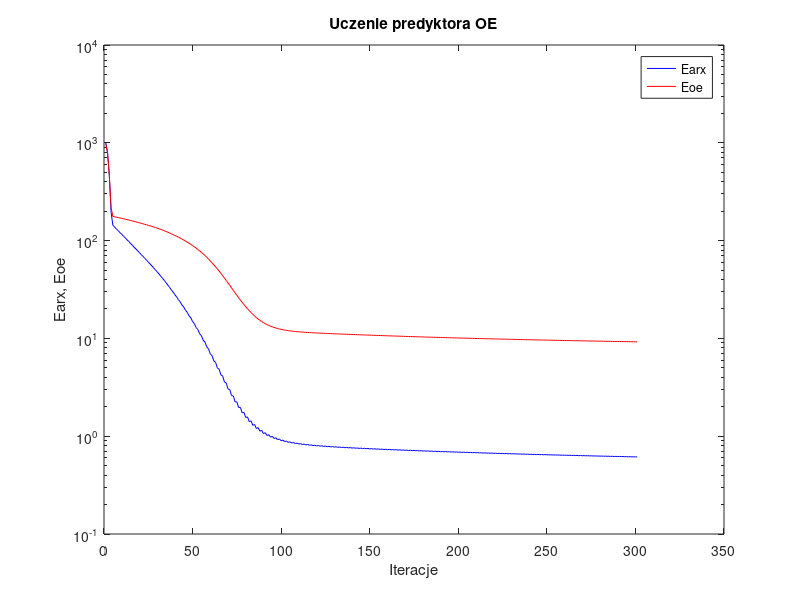
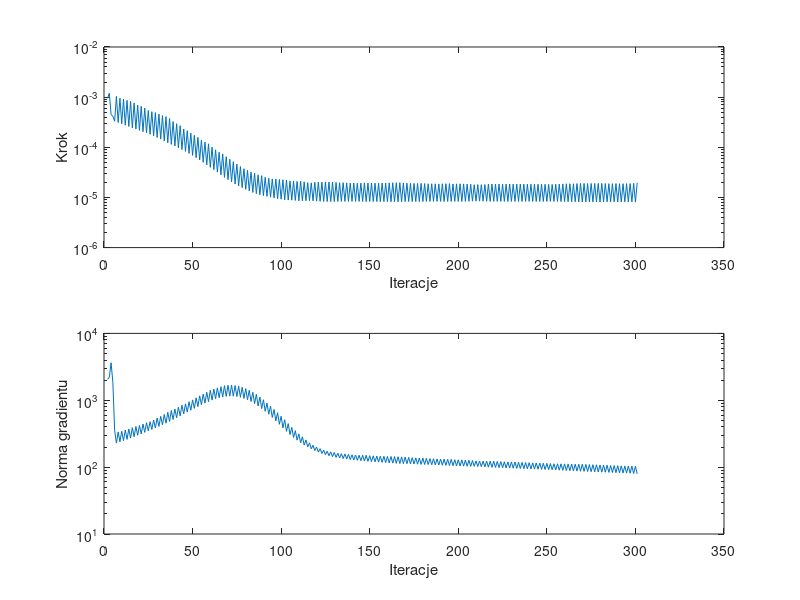

MATLAB code to generate these figures, in order:
%uczenie predyktora oe
clear all;
n=0; farx(n+1)=1.002001e+003; foe(n+1)=9.830285e+002; wspucz(n+1)=0.000000e+000; ng(n+1)=0.000000e+000;
n=1; farx(n+1)=7.964707e+002; foe(n+1)=7.904980e+002; krok(n+1)=9.475662e-004; ng(n+1)=2.060629e+003;
n=2; farx(n+1)=4.637338e+002; foe(n+1)=4.626070e+002; krok(n+1)=1.194415e-003; ng(n+1)=2.207084e+003;
n=3; farx(n+1)=1.944135e+002; foe(n+1)=2.169786e+002; krok(n+1)=4.494798e-004; ng(n+1)=3.642363e+003;
n=4; farx(n+1)=1.437203e+002; foe(n+1)=1.768881e+002; krok(n+1)=4.168272e-004; ng(n+1)=1.847366e+003;
n=5; farx(n+1)=1.378219e+002; foe(n+1)=1.752311e+002; krok(n+1)=3.314503e-004; ng(n+1)=3.557386e+002;
n=6; farx(n+1)=1.312279e+002; foe(n+1)=1.736441e+002; krok(n+1)=1.037511e-003; ng(n+1)=2.288599e+002;
n=7; farx(n+1)=1.264707e+002; foe(n+1)=1.720497e+002; krok(n+1)=3.125285e-004; ng(n+1)=3.363006e+002;
n=8; farx(n+1)=1.206120e+002; foe(n+1)=1.704731e+002; krok(n+1)=9.532898e-004; ng(n+1)=2.390382e+002;
n=9; farx(n+1)=1.162604e+002; foe(n+1)=1.688842e+002; krok(n+1)=2.952315e-004; ng(n+1)=3.439510e+002;
n=10; farx(n+1)=1.108082e+002; foe(n+1)=1.672721e+002; krok(n+1)=9.152390e-004; ng(n+1)=2.492998e+002;
n=11; farx(n+1)=1.067538e+002; foe(n+1)=1.656341e+002; krok(n+1)=2.767368e-004; ng(n+1)=3.591268e+002;
n=12; farx(n+1)=1.017500e+002; foe(n+1)=1.639874e+002; krok(n+1)=8.616391e-004; ng(n+1)=2.602750e+002;
n=13; farx(n+1)=9.799705e+001; foe(n+1)=1.623347e+002; krok(n+1)=2.601359e-004; ng(n+1)=3.715751e+002;
n=14; farx(n+1)=9.332005e+001; foe(n+1)=1.606411e+002; krok(n+1)=8.258271e-004; ng(n+1)=2.719789e+002;
n=15; farx(n+1)=8.979945e+001; foe(n+1)=1.589370e+002; krok(n+1)=2.437839e-004; ng(n+1)=3.907917e+002;
n=16; farx(n+1)=8.555139e+001; foe(n+1)=1.572173e+002; krok(n+1)=7.663457e-004; ng(n+1)=2.851616e+002;
n=17; farx(n+1)=8.226358e+001; foe(n+1)=1.555073e+002; krok(n+1)=2.308086e-004; ng(n+1)=4.056036e+002;
n=18; farx(n+1)=7.850478e+001; foe(n+1)=1.537965e+002; krok(n+1)=6.946998e-004; ng(n+1)=3.001472e+002;
n=19; farx(n+1)=7.544340e+001; foe(n+1)=1.520953e+002; krok(n+1)=2.178264e-004; ng(n+1)=4.190595e+002;
n=20; farx(n+1)=7.196253e+001; foe(n+1)=1.503464e+002; krok(n+1)=6.553529e-004; ng(n+1)=3.145009e+002;
n=21; farx(n+1)=6.906561e+001; foe(n+1)=1.486027e+002; krok(n+1)=2.045211e-004; ng(n+1)=4.410633e+002;
n=22; farx(n+1)=6.590039e+001; foe(n+1)=1.468347e+002; krok(n+1)=6.066958e-004; ng(n+1)=3.307644e+002;
n=23; farx(n+1)=6.315178e+001; foe(n+1)=1.450635e+002; krok(n+1)=1.935115e-004; ng(n+1)=4.623376e+002;
n=24; farx(n+1)=6.039005e+001; foe(n+1)=1.433174e+002; krok(n+1)=5.404980e-004; ng(n+1)=3.495339e+002;
n=25; farx(n+1)=5.781932e+001; foe(n+1)=1.415594e+002; krok(n+1)=1.821668e-004; ng(n+1)=4.786065e+002;
n=26; farx(n+1)=5.522256e+001; foe(n+1)=1.397491e+002; krok(n+1)=5.126539e-004; ng(n+1)=3.662397e+002;
n=27; farx(n+1)=5.278274e+001; foe(n+1)=1.379375e+002; krok(n+1)=1.691914e-004; ng(n+1)=5.062405e+002;
n=28; farx(n+1)=5.030109e+001; foe(n+1)=1.360407e+002; krok(n+1)=4.927090e-004; ng(n+1)=3.846159e+002;
n=29; farx(n+1)=4.796336e+001; foe(n+1)=1.341449e+002; krok(n+1)=1.569397e-004; ng(n+1)=5.410816e+002;
n=30; farx(n+1)=4.567167e+001; foe(n+1)=1.321943e+002; krok(n+1)=4.596386e-004; ng(n+1)=4.062100e+002;
n=31; farx(n+1)=4.344357e+001; foe(n+1)=1.302328e+002; krok(n+1)=1.455783e-004; ng(n+1)=5.755165e+002;
n=32; farx(n+1)=4.132532e+001; foe(n+1)=1.282149e+002; krok(n+1)=4.283128e-004; ng(n+1)=4.294353e+002;
n=33; farx(n+1)=3.920836e+001; foe(n+1)=1.261837e+002; krok(n+1)=1.340733e-004; ng(n+1)=6.128956e+002;
n=34; farx(n+1)=3.719114e+001; foe(n+1)=1.240487e+002; krok(n+1)=4.090422e-004; ng(n+1)=4.534289e+002;
n=35; farx(n+1)=3.515695e+001; foe(n+1)=1.219024e+002; krok(n+1)=1.230766e-004; ng(n+1)=6.602555e+002;
n=36; farx(n+1)=3.332127e+001; foe(n+1)=1.196888e+002; krok(n+1)=3.749852e-004; ng(n+1)=4.816799e+002;
n=37; farx(n+1)=3.137793e+001; foe(n+1)=1.174753e+002; krok(n+1)=1.144049e-004; ng(n+1)=7.037634e+002;
n=38; farx(n+1)=2.981899e+001; foe(n+1)=1.152665e+002; krok(n+1)=3.259080e-004; ng(n+1)=5.154018e+002;
n=39; farx(n+1)=2.799536e+001; foe(n+1)=1.130453e+002; krok(n+1)=1.062537e-004; ng(n+1)=7.396988e+002;
n=40; farx(n+1)=2.660360e+001; foe(n+1)=1.107681e+002; krok(n+1)=2.955907e-004; ng(n+1)=5.488742e+002;
n=41; farx(n+1)=2.487522e+001; foe(n+1)=1.084803e+002; krok(n+1)=9.773247e-005; ng(n+1)=7.877889e+002;
n=42; farx(n+1)=2.363054e+001; foe(n+1)=1.061261e+002; krok(n+1)=2.695564e-004; ng(n+1)=5.847115e+002;
n=43; farx(n+1)=2.198109e+001; foe(n+1)=1.037498e+002; krok(n+1)=9.012338e-005; ng(n+1)=8.434333e+002;
n=44; farx(n+1)=2.094498e+001; foe(n+1)=1.013878e+002; krok(n+1)=2.318206e-004; ng(n+1)=6.262553e+002;
n=45; farx(n+1)=1.941835e+001; foe(n+1)=9.902196e+001; krok(n+1)=8.312662e-005; ng(n+1)=8.834720e+002;
n=46; farx(n+1)=1.848456e+001; foe(n+1)=9.655875e+001; krok(n+1)=2.141564e-004; ng(n+1)=6.653561e+002;
n=47; farx(n+1)=1.703867e+001; foe(n+1)=9.408547e+001; krok(n+1)=7.546424e-005; ng(n+1)=9.506978e+002;
n=48; farx(n+1)=1.622861e+001; foe(n+1)=9.154943e+001; krok(n+1)=1.915864e-004; ng(n+1)=7.095207e+002;
n=49; farx(n+1)=1.488198e+001; foe(n+1)=8.903181e+001; krok(n+1)=6.888194e-005; ng(n+1)=1.011848e+003;
n=50; farx(n+1)=1.418543e+001; foe(n+1)=8.643820e+001; krok(n+1)=1.733806e-004; ng(n+1)=7.571196e+002;
n=51; farx(n+1)=1.292884e+001; foe(n+1)=8.383228e+001; krok(n+1)=6.196706e-005; ng(n+1)=1.087256e+003;
n=52; farx(n+1)=1.232060e+001; foe(n+1)=8.114892e+001; krok(n+1)=1.581535e-004; ng(n+1)=8.048911e+002;
n=53; farx(n+1)=1.115345e+001; foe(n+1)=7.846992e+001; krok(n+1)=5.581911e-005; ng(n+1)=1.165981e+003;
n=54; farx(n+1)=1.064994e+001; foe(n+1)=7.575494e+001; krok(n+1)=1.400618e-004; ng(n+1)=8.567740e+002;
n=55; farx(n+1)=9.586256e+000; foe(n+1)=7.306315e+001; krok(n+1)=5.019773e-005; ng(n+1)=1.236614e+003;
n=56; farx(n+1)=9.161416e+000; foe(n+1)=7.029661e+001; krok(n+1)=1.267358e-004; ng(n+1)=9.068285e+002;
n=57; farx(n+1)=8.194990e+000; foe(n+1)=6.757564e+001; krok(n+1)=4.461789e-005; ng(n+1)=1.317084e+003;
n=58; farx(n+1)=7.830158e+000; foe(n+1)=6.474215e+001; krok(n+1)=1.172344e-004; ng(n+1)=9.544159e+002;
n=59; farx(n+1)=6.943215e+000; foe(n+1)=6.197065e+001; krok(n+1)=3.980988e-005; ng(n+1)=1.412256e+003;
n=60; farx(n+1)=6.673859e+000; foe(n+1)=5.923524e+001; krok(n+1)=1.004460e-004; ng(n+1)=1.008452e+003;
n=61; farx(n+1)=5.890580e+000; foe(n+1)=5.656933e+001; krok(n+1)=3.583315e-005; ng(n+1)=1.469697e+003;
n=62; farx(n+1)=5.686457e+000; foe(n+1)=5.390744e+001; krok(n+1)=8.904993e-005; ng(n+1)=1.054381e+003;
n=63; farx(n+1)=4.992694e+000; foe(n+1)=5.132431e+001; krok(n+1)=3.200520e-005; ng(n+1)=1.534468e+003;
n=64; farx(n+1)=4.841077e+000; foe(n+1)=4.875725e+001; krok(n+1)=7.961977e-005; ng(n+1)=1.093456e+003;
n=65; farx(n+1)=4.233814e+000; foe(n+1)=4.627955e+001; krok(n+1)=2.832743e-005; ng(n+1)=1.594276e+003;
n=66; farx(n+1)=4.114088e+000; foe(n+1)=4.377607e+001; krok(n+1)=7.374374e-005; ng(n+1)=1.119624e+003;
n=67; farx(n+1)=3.578655e+000; foe(n+1)=4.140030e+001; krok(n+1)=2.518354e-005; ng(n+1)=1.656496e+003;
n=68; farx(n+1)=3.501344e+000; foe(n+1)=3.908989e+001; krok(n+1)=6.490171e-005; ng(n+1)=1.142929e+003;
n=69; farx(n+1)=3.041992e+000; foe(n+1)=3.691564e+001; krok(n+1)=2.262551e-005; ng(n+1)=1.677411e+003;
n=70; farx(n+1)=2.995892e+000; foe(n+1)=3.480991e+001; krok(n+1)=5.780689e-005; ng(n+1)=1.153090e+003;
n=71; farx(n+1)=2.603735e+000; foe(n+1)=3.284696e+001; krok(n+1)=2.036880e-005; ng(n+1)=1.682566e+003;
n=72; farx(n+1)=2.580092e+000; foe(n+1)=3.095643e+001; krok(n+1)=5.162212e-005; ng(n+1)=1.149608e+003;
n=73; farx(n+1)=2.247542e+000; foe(n+1)=2.922749e+001; krok(n+1)=1.856031e-005; ng(n+1)=1.661454e+003;
n=74; farx(n+1)=2.244497e+000; foe(n+1)=2.758658e+001; krok(n+1)=4.614756e-005; ng(n+1)=1.135808e+003;
n=75; farx(n+1)=1.962340e+000; foe(n+1)=2.607480e+001; krok(n+1)=1.693219e-005; ng(n+1)=1.628543e+003;
n=76; farx(n+1)=1.971341e+000; foe(n+1)=2.466268e+001; krok(n+1)=4.135969e-005; ng(n+1)=1.107209e+003;
n=77; farx(n+1)=1.734572e+000; foe(n+1)=2.338067e+001; krok(n+1)=1.565988e-005; ng(n+1)=1.564908e+003;
n=78; farx(n+1)=1.752670e+000; foe(n+1)=2.219137e+001; krok(n+1)=3.736809e-005; ng(n+1)=1.068186e+003;
n=79; farx(n+1)=1.554163e+000; foe(n+1)=2.111243e+001; krok(n+1)=1.448879e-005; ng(n+1)=1.491613e+003;
n=80; farx(n+1)=1.576145e+000; foe(n+1)=2.010973e+001; krok(n+1)=3.474555e-005; ng(n+1)=1.016165e+003;
n=81; farx(n+1)=1.408542e+000; foe(n+1)=1.920603e+001; krok(n+1)=1.348707e-005; ng(n+1)=1.413110e+003;
n=82; farx(n+1)=1.433170e+000; foe(n+1)=1.838087e+001; krok(n+1)=3.208344e-005; ng(n+1)=9.576474e+002;
n=83; farx(n+1)=1.293287e+000; foe(n+1)=1.763982e+001; krok(n+1)=1.259797e-005; ng(n+1)=1.318527e+003;
n=84; farx(n+1)=1.317496e+000; foe(n+1)=1.695634e+001; krok(n+1)=3.061523e-005; ng(n+1)=8.900257e+002;
n=85; farx(n+1)=1.199241e+000; foe(n+1)=1.634953e+001; krok(n+1)=1.187732e-005; ng(n+1)=1.225021e+003;
n=86; farx(n+1)=1.223377e+000; foe(n+1)=1.580360e+001; krok(n+1)=2.832743e-005; ng(n+1)=8.221664e+002;
n=87; farx(n+1)=1.125127e+000; foe(n+1)=1.532271e+001; krok(n+1)=1.132635e-005; ng(n+1)=1.113599e+003;
n=88; farx(n+1)=1.148386e+000; foe(n+1)=1.488550e+001; krok(n+1)=2.714975e-005; ng(n+1)=7.519842e+002;
n=89; farx(n+1)=1.064821e+000; foe(n+1)=1.449818e+001; krok(n+1)=1.083629e-005; ng(n+1)=1.017343e+003;
n=90; farx(n+1)=1.086925e+000; foe(n+1)=1.415690e+001; krok(n+1)=2.519594e-005; ng(n+1)=6.844260e+002;
n=91; farx(n+1)=1.017190e+000; foe(n+1)=1.385539e+001; krok(n+1)=1.051121e-005; ng(n+1)=9.081566e+002;
n=92; farx(n+1)=1.038006e+000; foe(n+1)=1.358728e+001; krok(n+1)=2.418894e-005; ng(n+1)=6.187195e+002;
n=93; farx(n+1)=9.787968e-001; foe(n+1)=1.334703e+001; krok(n+1)=1.010255e-005; ng(n+1)=8.178554e+002;
n=94; farx(n+1)=9.973751e-001; foe(n+1)=1.313395e+001; krok(n+1)=2.342760e-005; ng(n+1)=5.542120e+002;
n=95; farx(n+1)=9.474112e-001; foe(n+1)=1.294512e+001; krok(n+1)=9.772716e-006; ng(n+1)=7.277368e+002;
n=96; farx(n+1)=9.640601e-001; foe(n+1)=1.277511e+001; krok(n+1)=2.322634e-005; ng(n+1)=4.932681e+002;
n=97; farx(n+1)=9.211248e-001; foe(n+1)=1.262419e+001; krok(n+1)=9.456672e-006; ng(n+1)=6.507190e+002;
n=98; farx(n+1)=9.360547e-001; foe(n+1)=1.248963e+001; krok(n+1)=2.277170e-005; ng(n+1)=4.372334e+002;
n=99; farx(n+1)=8.992398e-001; foe(n+1)=1.237009e+001; krok(n+1)=9.225986e-006; ng(n+1)=5.758916e+002;
n=100; farx(n+1)=9.127924e-001; foe(n+1)=1.226333e+001; krok(n+1)=2.253084e-005; ng(n+1)=3.870428e+002;
n=101; farx(n+1)=8.809803e-001; foe(n+1)=1.216723e+001; krok(n+1)=8.960031e-006; ng(n+1)=5.109909e+002;
n=102; farx(n+1)=8.928057e-001; foe(n+1)=1.208061e+001; krok(n+1)=2.230894e-005; ng(n+1)=3.428647e+002;
n=103; farx(n+1)=8.652058e-001; foe(n+1)=1.200422e+001; krok(n+1)=8.879922e-006; ng(n+1)=4.474237e+002;
n=104; farx(n+1)=8.760742e-001; foe(n+1)=1.193548e+001; krok(n+1)=2.139878e-005; ng(n+1)=3.066433e+002;
n=105; farx(n+1)=8.520485e-001; foe(n+1)=1.187425e+001; krok(n+1)=8.833238e-006; ng(n+1)=3.923816e+002;
n=106; farx(n+1)=8.622114e-001; foe(n+1)=1.181823e+001; krok(n+1)=2.109655e-005; ng(n+1)=2.779475e+002;
n=107; farx(n+1)=8.407700e-001; foe(n+1)=1.176712e+001; krok(n+1)=8.718949e-006; ng(n+1)=3.506697e+002;
n=108; farx(n+1)=8.502389e-001; foe(n+1)=1.172032e+001; krok(n+1)=2.092147e-005; ng(n+1)=2.532010e+002;
n=109; farx(n+1)=8.310132e-001; foe(n+1)=1.167700e+001; krok(n+1)=8.593476e-006; ng(n+1)=3.144930e+002;
n=110; farx(n+1)=8.398034e-001; foe(n+1)=1.163663e+001; krok(n+1)=2.105761e-005; ng(n+1)=2.309886e+002;
n=111; farx(n+1)=8.222209e-001; foe(n+1)=1.159911e+001; krok(n+1)=8.539569e-006; ng(n+1)=2.841638e+002;
n=112; farx(n+1)=8.305477e-001; foe(n+1)=1.156436e+001; krok(n+1)=2.047978e-005; ng(n+1)=2.137791e+002;
n=113; farx(n+1)=8.144394e-001; foe(n+1)=1.153187e+001; krok(n+1)=8.600086e-006; ng(n+1)=2.554259e+002;
n=114; farx(n+1)=8.224991e-001; foe(n+1)=1.150166e+001; krok(n+1)=1.967248e-005; ng(n+1)=2.006763e+002;
n=115; farx(n+1)=8.077149e-001; foe(n+1)=1.147298e+001; krok(n+1)=8.610243e-006; ng(n+1)=2.309409e+002;
n=116; farx(n+1)=8.154720e-001; foe(n+1)=1.144555e+001; krok(n+1)=1.954543e-005; ng(n+1)=1.881545e+002;
n=117; farx(n+1)=8.016729e-001; foe(n+1)=1.141939e+001; krok(n+1)=8.546025e-006; ng(n+1)=2.122179e+002;
n=118; farx(n+1)=8.092641e-001; foe(n+1)=1.139381e+001; krok(n+1)=1.999909e-005; ng(n+1)=1.772054e+002;
n=119; farx(n+1)=7.960372e-001; foe(n+1)=1.136906e+001; krok(n+1)=8.431791e-006; ng(n+1)=1.998388e+002;
n=120; farx(n+1)=8.034728e-001; foe(n+1)=1.134500e+001; krok(n+1)=2.018691e-005; ng(n+1)=1.679975e+002;
n=121; farx(n+1)=7.907846e-001; foe(n+1)=1.132156e+001; krok(n+1)=8.378583e-006; ng(n+1)=1.887782e+002;
n=122; farx(n+1)=7.981145e-001; foe(n+1)=1.129880e+001; krok(n+1)=2.018691e-005; ng(n+1)=1.604524e+002;
n=123; farx(n+1)=7.859421e-001; foe(n+1)=1.127648e+001; krok(n+1)=8.322079e-006; ng(n+1)=1.795367e+002;
n=124; farx(n+1)=7.931470e-001; foe(n+1)=1.125457e+001; krok(n+1)=2.034511e-005; ng(n+1)=1.535696e+002;
n=125; farx(n+1)=7.813685e-001; foe(n+1)=1.123310e+001; krok(n+1)=8.287718e-006; ng(n+1)=1.730985e+002;
n=126; farx(n+1)=7.884946e-001; foe(n+1)=1.121201e+001; krok(n+1)=2.031935e-005; ng(n+1)=1.480719e+002;
n=127; farx(n+1)=7.770667e-001; foe(n+1)=1.119128e+001; krok(n+1)=8.272636e-006; ng(n+1)=1.688816e+002;
n=128; farx(n+1)=7.841391e-001; foe(n+1)=1.117091e+001; krok(n+1)=2.026093e-005; ng(n+1)=1.434972e+002;
n=129; farx(n+1)=7.729963e-001; foe(n+1)=1.115078e+001; krok(n+1)=8.269595e-006; ng(n+1)=1.656946e+002;
n=130; farx(n+1)=7.799695e-001; foe(n+1)=1.113108e+001; krok(n+1)=1.995189e-005; ng(n+1)=1.399076e+002;
n=131; farx(n+1)=7.691461e-001; foe(n+1)=1.111168e+001; krok(n+1)=8.316918e-006; ng(n+1)=1.617199e+002;
n=132; farx(n+1)=7.760692e-001; foe(n+1)=1.109264e+001; krok(n+1)=1.961746e-005; ng(n+1)=1.372214e+002;
n=133; farx(n+1)=7.655498e-001; foe(n+1)=1.107381e+001; krok(n+1)=8.322079e-006; ng(n+1)=1.587978e+002;
n=134; farx(n+1)=7.724220e-001; foe(n+1)=1.105515e+001; krok(n+1)=1.967248e-005; ng(n+1)=1.343072e+002;
n=135; farx(n+1)=7.620707e-001; foe(n+1)=1.103664e+001; krok(n+1)=8.316918e-006; ng(n+1)=1.573004e+002;
n=136; farx(n+1)=7.688984e-001; foe(n+1)=1.101843e+001; krok(n+1)=1.953303e-005; ng(n+1)=1.321507e+002;
n=137; farx(n+1)=7.587484e-001; foe(n+1)=1.100029e+001; krok(n+1)=8.316918e-006; ng(n+1)=1.554839e+002;
n=138; farx(n+1)=7.654696e-001; foe(n+1)=1.098243e+001; krok(n+1)=1.934393e-005; ng(n+1)=1.300719e+002;
n=139; farx(n+1)=7.555640e-001; foe(n+1)=1.096475e+001; krok(n+1)=8.333245e-006; ng(n+1)=1.531698e+002;
n=140; farx(n+1)=7.622244e-001; foe(n+1)=1.094717e+001; krok(n+1)=1.934393e-005; ng(n+1)=1.281322e+002;
n=141; farx(n+1)=7.524652e-001; foe(n+1)=1.092977e+001; krok(n+1)=8.334046e-006; ng(n+1)=1.520224e+002;
n=142; farx(n+1)=7.590558e-001; foe(n+1)=1.091253e+001; krok(n+1)=1.920477e-005; ng(n+1)=1.266293e+002;
n=143; farx(n+1)=7.494862e-001; foe(n+1)=1.089545e+001; krok(n+1)=8.333245e-006; ng(n+1)=1.505547e+002;
n=144; farx(n+1)=7.560263e-001; foe(n+1)=1.087845e+001; krok(n+1)=1.929081e-005; ng(n+1)=1.249760e+002;
n=145; farx(n+1)=7.465926e-001; foe(n+1)=1.086155e+001; krok(n+1)=8.295367e-006; ng(n+1)=1.500160e+002;
n=146; farx(n+1)=7.530894e-001; foe(n+1)=1.084469e+001; krok(n+1)=1.953303e-005; ng(n+1)=1.232341e+002;
n=147; farx(n+1)=7.437209e-001; foe(n+1)=1.082788e+001; krok(n+1)=8.269595e-006; ng(n+1)=1.501102e+002;
n=148; farx(n+1)=7.501169e-001; foe(n+1)=1.081131e+001; krok(n+1)=1.934974e-005; ng(n+1)=1.221341e+002;
n=149; farx(n+1)=7.409389e-001; foe(n+1)=1.079486e+001; krok(n+1)=8.287718e-006; ng(n+1)=1.484343e+002;
n=150; farx(n+1)=7.472697e-001; foe(n+1)=1.077853e+001; krok(n+1)=1.935047e-005; ng(n+1)=1.210035e+002;
n=151; farx(n+1)=7.382094e-001; foe(n+1)=1.076229e+001; krok(n+1)=8.287508e-006; ng(n+1)=1.476842e+002;
n=152; farx(n+1)=7.444643e-001; foe(n+1)=1.074623e+001; krok(n+1)=1.925750e-005; ng(n+1)=1.200817e+002;
n=153; farx(n+1)=7.355535e-001; foe(n+1)=1.073025e+001; krok(n+1)=8.287718e-006; ng(n+1)=1.465907e+002;
n=154; farx(n+1)=7.417318e-001; foe(n+1)=1.071439e+001; krok(n+1)=1.927050e-005; ng(n+1)=1.190200e+002;
n=155; farx(n+1)=7.329521e-001; foe(n+1)=1.069863e+001; krok(n+1)=8.274713e-006; ng(n+1)=1.458081e+002;
n=156; farx(n+1)=7.390638e-001; foe(n+1)=1.068293e+001; krok(n+1)=1.936462e-005; ng(n+1)=1.179195e+002;
n=157; farx(n+1)=7.303971e-001; foe(n+1)=1.066733e+001; krok(n+1)=8.245594e-006; ng(n+1)=1.453679e+002;
n=158; farx(n+1)=7.364114e-001; foe(n+1)=1.065177e+001; krok(n+1)=1.943349e-005; ng(n+1)=1.167379e+002;
n=159; farx(n+1)=7.278636e-001; foe(n+1)=1.063638e+001; krok(n+1)=8.245594e-006; ng(n+1)=1.445385e+002;
n=160; farx(n+1)=7.338458e-001; foe(n+1)=1.062104e+001; krok(n+1)=1.953303e-005; ng(n+1)=1.159263e+002;
n=161; farx(n+1)=7.253815e-001; foe(n+1)=1.060575e+001; krok(n+1)=8.206521e-006; ng(n+1)=1.444890e+002;
n=162; farx(n+1)=7.312787e-001; foe(n+1)=1.059054e+001; krok(n+1)=1.964039e-005; ng(n+1)=1.148280e+002;
n=163; farx(n+1)=7.229277e-001; foe(n+1)=1.057543e+001; krok(n+1)=8.186754e-006; ng(n+1)=1.439001e+002;
n=164; farx(n+1)=7.287302e-001; foe(n+1)=1.056036e+001; krok(n+1)=1.968224e-005; ng(n+1)=1.138234e+002;
n=165; farx(n+1)=7.204977e-001; foe(n+1)=1.054547e+001; krok(n+1)=8.186754e-006; ng(n+1)=1.430284e+002;
n=166; farx(n+1)=7.262291e-001; foe(n+1)=1.053060e+001; krok(n+1)=1.968224e-005; ng(n+1)=1.130595e+002;
n=167; farx(n+1)=7.180827e-001; foe(n+1)=1.051590e+001; krok(n+1)=8.205260e-006; ng(n+1)=1.423031e+002;
n=168; farx(n+1)=7.237377e-001; foe(n+1)=1.050134e+001; krok(n+1)=1.943349e-005; ng(n+1)=1.127365e+002;
n=169; farx(n+1)=7.157209e-001; foe(n+1)=1.048693e+001; krok(n+1)=8.245016e-006; ng(n+1)=1.408693e+002;
n=170; farx(n+1)=7.213195e-001; foe(n+1)=1.047267e+001; krok(n+1)=1.925750e-005; ng(n+1)=1.124265e+002;
n=171; farx(n+1)=7.134082e-001; foe(n+1)=1.045848e+001; krok(n+1)=8.269595e-006; ng(n+1)=1.398483e+002;
n=172; farx(n+1)=7.189288e-001; foe(n+1)=1.044449e+001; krok(n+1)=1.904857e-005; ng(n+1)=1.120635e+002;
n=173; farx(n+1)=7.111572e-001; foe(n+1)=1.043058e+001; krok(n+1)=8.287718e-006; ng(n+1)=1.385027e+002;
n=174; farx(n+1)=7.166050e-001; foe(n+1)=1.041677e+001; krok(n+1)=1.902178e-005; ng(n+1)=1.114019e+002;
n=175; farx(n+1)=7.089396e-001; foe(n+1)=1.040305e+001; krok(n+1)=8.287718e-006; ng(n+1)=1.376969e+002;
n=176; farx(n+1)=7.143242e-001; foe(n+1)=1.038942e+001; krok(n+1)=1.904053e-005; ng(n+1)=1.107234e+002;
n=177; farx(n+1)=7.067556e-001; foe(n+1)=1.037586e+001; krok(n+1)=8.274713e-006; ng(n+1)=1.371133e+002;
n=178; farx(n+1)=7.120655e-001; foe(n+1)=1.036238e+001; krok(n+1)=1.907789e-005; ng(n+1)=1.099462e+002;
n=179; farx(n+1)=7.045798e-001; foe(n+1)=1.034899e+001; krok(n+1)=8.284610e-006; ng(n+1)=1.364485e+002;
n=180; farx(n+1)=7.098218e-001; foe(n+1)=1.033573e+001; krok(n+1)=1.894313e-005; ng(n+1)=1.095440e+002;
n=181; farx(n+1)=7.024322e-001; foe(n+1)=1.032256e+001; krok(n+1)=8.316918e-006; ng(n+1)=1.354070e+002;
n=182; farx(n+1)=7.076028e-001; foe(n+1)=1.030957e+001; krok(n+1)=1.870342e-005; ng(n+1)=1.093195e+002;
n=183; farx(n+1)=7.003493e-001; foe(n+1)=1.029665e+001; krok(n+1)=8.334046e-006; ng(n+1)=1.340504e+002;
n=184; farx(n+1)=7.054626e-001; foe(n+1)=1.028382e+001; krok(n+1)=1.875506e-005; ng(n+1)=1.086538e+002;
n=185; farx(n+1)=6.982819e-001; foe(n+1)=1.027104e+001; krok(n+1)=8.329312e-006; ng(n+1)=1.336111e+002;
n=186; farx(n+1)=7.033252e-001; foe(n+1)=1.025838e+001; krok(n+1)=1.868136e-005; ng(n+1)=1.081373e+002;
n=187; farx(n+1)=6.962435e-001; foe(n+1)=1.024579e+001; krok(n+1)=8.342260e-006; ng(n+1)=1.326964e+002;
n=188; farx(n+1)=7.012188e-001; foe(n+1)=1.023332e+001; krok(n+1)=1.859953e-005; ng(n+1)=1.076504e+002;
n=189; farx(n+1)=6.942529e-001; foe(n+1)=1.022093e+001; krok(n+1)=8.333245e-006; ng(n+1)=1.317817e+002;
n=190; farx(n+1)=6.991697e-001; foe(n+1)=1.020856e+001; krok(n+1)=1.875141e-005; ng(n+1)=1.068004e+002;
n=191; farx(n+1)=6.922685e-001; foe(n+1)=1.019626e+001; krok(n+1)=8.311102e-006; ng(n+1)=1.315711e+002;
n=192; farx(n+1)=6.971223e-001; foe(n+1)=1.018403e+001; krok(n+1)=1.878573e-005; ng(n+1)=1.061358e+002;
n=193; farx(n+1)=6.903110e-001; foe(n+1)=1.017188e+001; krok(n+1)=8.295367e-006; ng(n+1)=1.309990e+002;
n=194; farx(n+1)=6.951004e-001; foe(n+1)=1.015977e+001; krok(n+1)=1.886969e-005; ng(n+1)=1.053767e+002;
n=195; farx(n+1)=6.883400e-001; foe(n+1)=1.014775e+001; krok(n+1)=8.316918e-006; ng(n+1)=1.305303e+002;
n=196; farx(n+1)=6.930669e-001; foe(n+1)=1.013589e+001; krok(n+1)=1.858062e-005; ng(n+1)=1.052885e+002;
n=197; farx(n+1)=6.864386e-001; foe(n+1)=1.012412e+001; krok(n+1)=8.333245e-006; ng(n+1)=1.291417e+002;
n=198; farx(n+1)=6.911105e-001; foe(n+1)=1.011239e+001; krok(n+1)=1.866273e-005; ng(n+1)=1.045930e+002;
n=199; farx(n+1)=6.845513e-001; foe(n+1)=1.010073e+001; krok(n+1)=8.318815e-006; ng(n+1)=1.287722e+002;
n=200; farx(n+1)=6.891694e-001; foe(n+1)=1.008913e+001; krok(n+1)=1.870342e-005; ng(n+1)=1.039794e+002;
n=201; farx(n+1)=6.826772e-001; foe(n+1)=1.007760e+001; krok(n+1)=8.316918e-006; ng(n+1)=1.283051e+002;
n=202; farx(n+1)=6.872314e-001; foe(n+1)=1.006617e+001; krok(n+1)=1.861995e-005; ng(n+1)=1.035138e+002;
n=203; farx(n+1)=6.808273e-001; foe(n+1)=1.005482e+001; krok(n+1)=8.334046e-006; ng(n+1)=1.274045e+002;
n=204; farx(n+1)=6.853240e-001; foe(n+1)=1.004356e+001; krok(n+1)=1.852773e-005; ng(n+1)=1.031064e+002;
n=205; farx(n+1)=6.789984e-001; foe(n+1)=1.003238e+001; krok(n+1)=8.357584e-006; ng(n+1)=1.265550e+002;
n=206; farx(n+1)=6.834334e-001; foe(n+1)=1.002132e+001; krok(n+1)=1.834698e-005; ng(n+1)=1.028255e+002;
n=207; farx(n+1)=6.771778e-001; foe(n+1)=1.001033e+001; krok(n+1)=8.423638e-006; ng(n+1)=1.254311e+002;
n=208; farx(n+1)=6.815561e-001; foe(n+1)=9.999562e+000; krok(n+1)=1.791657e-005; ng(n+1)=1.030400e+002;
n=209; farx(n+1)=6.754486e-001; foe(n+1)=9.988833e+000; krok(n+1)=8.445859e-006; ng(n+1)=1.237354e+002;
n=210; farx(n+1)=6.797647e-001; foe(n+1)=9.978142e+000; krok(n+1)=1.803098e-005; ng(n+1)=1.022171e+002;
n=211; farx(n+1)=6.737141e-001; foe(n+1)=9.967523e+000; krok(n+1)=8.445281e-006; ng(n+1)=1.233361e+002;
n=212; farx(n+1)=6.779821e-001; foe(n+1)=9.956989e+000; krok(n+1)=1.797165e-005; ng(n+1)=1.018163e+002;
n=213; farx(n+1)=6.720186e-001; foe(n+1)=9.946509e+000; krok(n+1)=8.431791e-006; ng(n+1)=1.226672e+002;
n=214; farx(n+1)=6.762362e-001; foe(n+1)=9.936062e+000; krok(n+1)=1.809834e-005; ng(n+1)=1.010717e+002;
n=215; farx(n+1)=6.703507e-001; foe(n+1)=9.925671e+000; krok(n+1)=8.379583e-006; ng(n+1)=1.224280e+002;
n=216; farx(n+1)=6.745217e-001; foe(n+1)=9.915247e+000; krok(n+1)=1.843074e-005; ng(n+1)=1.000106e+002;
n=217; farx(n+1)=6.686673e-001; foe(n+1)=9.904884e+000; krok(n+1)=8.333245e-006; ng(n+1)=1.227236e+002;
n=218; farx(n+1)=6.727889e-001; foe(n+1)=9.894558e+000; krok(n+1)=1.852773e-005; ng(n+1)=9.933553e+001;
n=219; farx(n+1)=6.669858e-001; foe(n+1)=9.884292e+000; krok(n+1)=8.329312e-006; ng(n+1)=1.224002e+002;
n=220; farx(n+1)=6.710532e-001; foe(n+1)=9.874118e+000; krok(n+1)=1.843594e-005; ng(n+1)=9.893664e+001;
n=221; farx(n+1)=6.653355e-001; foe(n+1)=9.864007e+000; krok(n+1)=8.334046e-006; ng(n+1)=1.215613e+002;
n=222; farx(n+1)=6.693545e-001; foe(n+1)=9.853951e+000; krok(n+1)=1.846630e-005; ng(n+1)=9.838146e+001;
n=223; farx(n+1)=6.636966e-001; foe(n+1)=9.843953e+000; krok(n+1)=8.334046e-006; ng(n+1)=1.210826e+002;
n=224; farx(n+1)=6.676658e-001; foe(n+1)=9.834038e+000; krok(n+1)=1.840773e-005; ng(n+1)=9.795982e+001;
n=225; farx(n+1)=6.620851e-001; foe(n+1)=9.824178e+000; krok(n+1)=8.334046e-006; ng(n+1)=1.203699e+002;
n=226; farx(n+1)=6.660050e-001; foe(n+1)=9.814376e+000; krok(n+1)=1.843074e-005; ng(n+1)=9.741194e+001;
n=227; farx(n+1)=6.604936e-001; foe(n+1)=9.804630e+000; krok(n+1)=8.322079e-006; ng(n+1)=1.198599e+002;
n=228; farx(n+1)=6.643668e-001; foe(n+1)=9.794927e+000; krok(n+1)=1.850362e-005; ng(n+1)=9.680392e+001;
n=229; farx(n+1)=6.589077e-001; foe(n+1)=9.785279e+000; krok(n+1)=8.318815e-006; ng(n+1)=1.194988e+002;
n=230; farx(n+1)=6.627318e-001; foe(n+1)=9.775713e+000; krok(n+1)=1.843594e-005; ng(n+1)=9.639649e+001;
n=231; farx(n+1)=6.573497e-001; foe(n+1)=9.766201e+000; krok(n+1)=8.318815e-006; ng(n+1)=1.187690e+002;
n=232; farx(n+1)=6.611271e-001; foe(n+1)=9.756740e+000; krok(n+1)=1.847442e-005; ng(n+1)=9.584001e+001;
n=233; farx(n+1)=6.558010e-001; foe(n+1)=9.747334e+000; krok(n+1)=8.318815e-006; ng(n+1)=1.183148e+002;
n=234; farx(n+1)=6.595313e-001; foe(n+1)=9.738005e+000; krok(n+1)=1.841495e-005; ng(n+1)=9.543080e+001;
n=235; farx(n+1)=6.542782e-001; foe(n+1)=9.728729e+000; krok(n+1)=8.318815e-006; ng(n+1)=1.176230e+002;
n=236; farx(n+1)=6.579613e-001; foe(n+1)=9.719505e+000; krok(n+1)=1.843594e-005; ng(n+1)=9.489629e+001;
n=237; farx(n+1)=6.527719e-001; foe(n+1)=9.710338e+000; krok(n+1)=8.311102e-006; ng(n+1)=1.171125e+002;
n=238; farx(n+1)=6.564135e-001; foe(n+1)=9.701215e+000; krok(n+1)=1.848840e-005; ng(n+1)=9.435453e+001;
n=239; farx(n+1)=6.512687e-001; foe(n+1)=9.692141e+000; krok(n+1)=8.316918e-006; ng(n+1)=1.167456e+002;
n=240; farx(n+1)=6.548616e-001; foe(n+1)=9.683168e+000; krok(n+1)=1.833197e-005; ng(n+1)=9.407367e+001;
n=241; farx(n+1)=6.498034e-001; foe(n+1)=9.674247e+000; krok(n+1)=8.322079e-006; ng(n+1)=1.157942e+002;
n=242; farx(n+1)=6.533533e-001; foe(n+1)=9.665359e+000; krok(n+1)=1.841495e-005; ng(n+1)=9.347280e+001;
n=243; farx(n+1)=6.483413e-001; foe(n+1)=9.656525e+000; krok(n+1)=8.318815e-006; ng(n+1)=1.154679e+002;
n=244; farx(n+1)=6.518476e-001; foe(n+1)=9.647764e+000; krok(n+1)=1.834698e-005; ng(n+1)=9.309317e+001;
n=245; farx(n+1)=6.469048e-001; foe(n+1)=9.639052e+000; krok(n+1)=8.318815e-006; ng(n+1)=1.147835e+002;
n=246; farx(n+1)=6.503679e-001; foe(n+1)=9.630386e+000; krok(n+1)=1.837798e-005; ng(n+1)=9.256709e+001;
n=247; farx(n+1)=6.454778e-001; foe(n+1)=9.621773e+000; krok(n+1)=8.318815e-006; ng(n+1)=1.143248e+002;
n=248; farx(n+1)=6.488988e-001; foe(n+1)=9.613223e+000; krok(n+1)=1.833197e-005; ng(n+1)=9.216238e+001;
n=249; farx(n+1)=6.440665e-001; foe(n+1)=9.604724e+000; krok(n+1)=8.329312e-006; ng(n+1)=1.137026e+002;
n=250; farx(n+1)=6.474454e-001; foe(n+1)=9.596299e+000; krok(n+1)=1.825109e-005; ng(n+1)=9.180856e+001;
n=251; farx(n+1)=6.426748e-001; foe(n+1)=9.587920e+000; krok(n+1)=8.342260e-006; ng(n+1)=1.129992e+002;
n=252; farx(n+1)=6.460089e-001; foe(n+1)=9.579613e+000; krok(n+1)=1.816366e-005; ng(n+1)=9.144184e+001;
n=253; farx(n+1)=6.413154e-001; foe(n+1)=9.571359e+000; krok(n+1)=8.333245e-006; ng(n+1)=1.122383e+002;
n=254; farx(n+1)=6.446157e-001; foe(n+1)=9.563110e+000; krok(n+1)=1.834698e-005; ng(n+1)=9.075976e+001;
n=255; farx(n+1)=6.399619e-001; foe(n+1)=9.554905e+000; krok(n+1)=8.295367e-006; ng(n+1)=1.122346e+002;
n=256; farx(n+1)=6.432222e-001; foe(n+1)=9.546721e+000; krok(n+1)=1.847442e-005; ng(n+1)=9.011530e+001;
n=257; farx(n+1)=6.386140e-001; foe(n+1)=9.538586e+000; krok(n+1)=8.274713e-006; ng(n+1)=1.120072e+002;
n=258; farx(n+1)=6.418392e-001; foe(n+1)=9.530484e+000; krok(n+1)=1.855907e-005; ng(n+1)=8.957321e+001;
n=259; farx(n+1)=6.372825e-001; foe(n+1)=9.522421e+000; krok(n+1)=8.245594e-006; ng(n+1)=1.117520e+002;
n=260; farx(n+1)=6.404703e-001; foe(n+1)=9.514376e+000; krok(n+1)=1.871916e-005; ng(n+1)=8.890888e+001;
n=261; farx(n+1)=6.359514e-001; foe(n+1)=9.506373e+000; krok(n+1)=8.226685e-006; ng(n+1)=1.116152e+002;
n=262; farx(n+1)=6.391002e-001; foe(n+1)=9.498421e+000; krok(n+1)=1.873112e-005; ng(n+1)=8.843845e+001;
n=263; farx(n+1)=6.346336e-001; foe(n+1)=9.490512e+000; krok(n+1)=8.223627e-006; ng(n+1)=1.111333e+002;
n=264; farx(n+1)=6.377448e-001; foe(n+1)=9.482656e+000; krok(n+1)=1.873112e-005; ng(n+1)=8.799380e+001;
n=265; farx(n+1)=6.333378e-001; foe(n+1)=9.474841e+000; krok(n+1)=8.206521e-006; ng(n+1)=1.106413e+002;
n=266; farx(n+1)=6.364173e-001; foe(n+1)=9.467045e+000; krok(n+1)=1.890200e-005; ng(n+1)=8.736627e+001;
n=267; farx(n+1)=6.320492e-001; foe(n+1)=9.459278e+000; krok(n+1)=8.172419e-006; ng(n+1)=1.105912e+002;
n=268; farx(n+1)=6.350909e-001; foe(n+1)=9.451542e+000; krok(n+1)=1.903096e-005; ng(n+1)=8.675083e+001;
n=269; farx(n+1)=6.307603e-001; foe(n+1)=9.443842e+000; krok(n+1)=8.164371e-006; ng(n+1)=1.103529e+002;
n=270; farx(n+1)=6.337672e-001; foe(n+1)=9.436213e+000; krok(n+1)=1.899564e-005; ng(n+1)=8.637188e+001;
n=271; farx(n+1)=6.294891e-001; foe(n+1)=9.428609e+000; krok(n+1)=8.164371e-006; ng(n+1)=1.098154e+002;
n=272; farx(n+1)=6.324543e-001; foe(n+1)=9.421073e+000; krok(n+1)=1.895466e-005; ng(n+1)=8.594467e+001;
n=273; farx(n+1)=6.282348e-001; foe(n+1)=9.413577e+000; krok(n+1)=8.166804e-006; ng(n+1)=1.091564e+002;
n=274; farx(n+1)=6.311678e-001; foe(n+1)=9.406127e+000; krok(n+1)=1.899564e-005; ng(n+1)=8.548720e+001;
n=275; farx(n+1)=6.269942e-001; foe(n+1)=9.398706e+000; krok(n+1)=8.153596e-006; ng(n+1)=1.088085e+002;
n=276; farx(n+1)=6.298896e-001; foe(n+1)=9.391334e+000; krok(n+1)=1.903096e-005; ng(n+1)=8.499260e+001;
n=277; farx(n+1)=6.257616e-001; foe(n+1)=9.383998e+000; krok(n+1)=8.153596e-006; ng(n+1)=1.083579e+002;
n=278; farx(n+1)=6.286226e-001; foe(n+1)=9.376724e+000; krok(n+1)=1.899564e-005; ng(n+1)=8.461264e+001;
n=279; farx(n+1)=6.245457e-001; foe(n+1)=9.369481e+000; krok(n+1)=8.153596e-006; ng(n+1)=1.078121e+002;
n=280; farx(n+1)=6.273721e-001; foe(n+1)=9.362294e+000; krok(n+1)=1.899564e-005; ng(n+1)=8.418535e+001;
n=281; farx(n+1)=6.233419e-001; foe(n+1)=9.355137e+000; krok(n+1)=8.153596e-006; ng(n+1)=1.073294e+002;
n=282; farx(n+1)=6.261316e-001; foe(n+1)=9.348042e+000; krok(n+1)=1.895466e-005; ng(n+1)=8.379097e+001;
n=283; farx(n+1)=6.221501e-001; foe(n+1)=9.340982e+000; krok(n+1)=8.164371e-006; ng(n+1)=1.067273e+002;
n=284; farx(n+1)=6.248980e-001; foe(n+1)=9.333989e+000; krok(n+1)=1.882199e-005; ng(n+1)=8.346866e+001;
n=285; farx(n+1)=6.209779e-001; foe(n+1)=9.327050e+000; krok(n+1)=8.182517e-006; ng(n+1)=1.058596e+002;
n=286; farx(n+1)=6.236968e-001; foe(n+1)=9.320148e+000; krok(n+1)=1.881044e-005; ng(n+1)=8.309826e+001;
n=287; farx(n+1)=6.198234e-001; foe(n+1)=9.313287e+000; krok(n+1)=8.172419e-006; ng(n+1)=1.054315e+002;
n=288; farx(n+1)=6.225147e-001; foe(n+1)=9.306454e+000; krok(n+1)=1.890200e-005; ng(n+1)=8.261161e+001;
n=289; farx(n+1)=6.186728e-001; foe(n+1)=9.299649e+000; krok(n+1)=8.164371e-006; ng(n+1)=1.052268e+002;
n=290; farx(n+1)=6.213264e-001; foe(n+1)=9.292908e+000; krok(n+1)=1.881044e-005; ng(n+1)=8.226558e+001;
n=291; farx(n+1)=6.175424e-001; foe(n+1)=9.286209e+000; krok(n+1)=8.169045e-006; ng(n+1)=1.044936e+002;
n=292; farx(n+1)=6.201595e-001; foe(n+1)=9.279538e+000; krok(n+1)=1.882199e-005; ng(n+1)=8.180241e+001;
n=293; farx(n+1)=6.164201e-001; foe(n+1)=9.272922e+000; krok(n+1)=8.172419e-006; ng(n+1)=1.039802e+002;
n=294; farx(n+1)=6.190171e-001; foe(n+1)=9.266336e+000; krok(n+1)=1.886606e-005; ng(n+1)=8.143643e+001;
n=295; farx(n+1)=6.153121e-001; foe(n+1)=9.259773e+000; krok(n+1)=8.153596e-006; ng(n+1)=1.037912e+002;
n=296; farx(n+1)=6.178766e-001; foe(n+1)=9.253255e+000; krok(n+1)=1.890200e-005; ng(n+1)=8.097555e+001;
n=297; farx(n+1)=6.142213e-001; foe(n+1)=9.246765e+000; krok(n+1)=8.129247e-006; ng(n+1)=1.033795e+002;
n=298; farx(n+1)=6.167568e-001; foe(n+1)=9.240280e+000; krok(n+1)=1.911163e-005; ng(n+1)=8.033760e+001;
n=299; farx(n+1)=6.131483e-001; foe(n+1)=9.233827e+000; krok(n+1)=8.058704e-006; ng(n+1)=1.033480e+002;
n=300; farx(n+1)=6.156589e-001; foe(n+1)=9.227307e+000; krok(n+1)=1.967248e-005; ng(n+1)=7.935045e+001;

figure; semilogy(farx,'b'); hold on; semilogy(foe,'r'); xlabel('Iteracje'); ylabel('Earx, Eoe'); legend('Earx','Eoe'); title('Uczenie predyktora OE');
figure; subplot(2,1,1); semilogy(krok); xlabel('Iteracje'); ylabel('Krok');
subplot(2,1,2); semilogy(ng); xlabel('Iteracje'); ylabel('Norma gradientu');
Earx=farx(n+1)
Eoe=foe(n+1)
